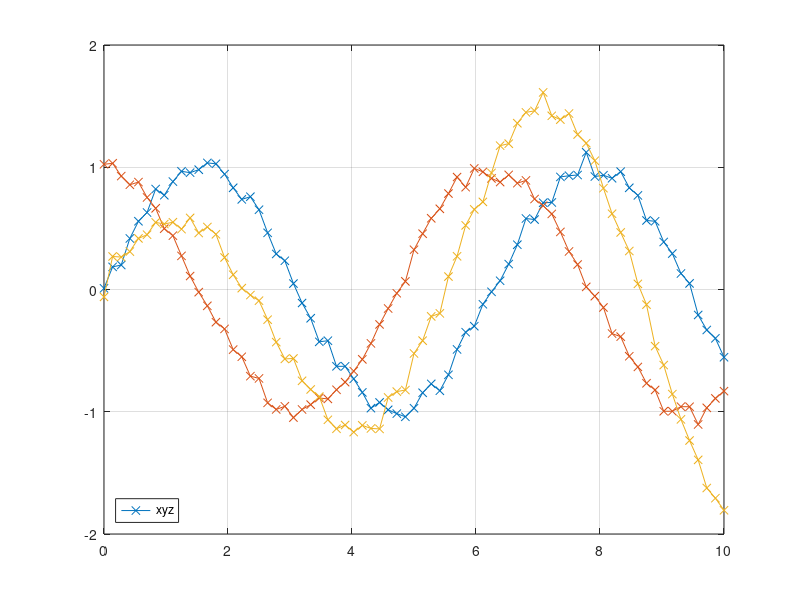

Source code (MATLAB): (Note: this script raises an error after producing the figure.)
%% Modifying a Local Function
% Instructions are in the task pane to the left. Complete and submit each task one at a time.

% This code loads the data and plots the distribution of total medal counts
rng(123)
n = 73;
t = linspace(0,10,n);
x = sin(t) + 0.05*randn(1,n);
y = cos(t) + 0.05*randn(1,n);
z = 0.4*sqrt(t).*(sin(t)+cos(t)) + 0.05*randn(1,n);

plot(t,x,"x-",t,y,"x-",t,z,"x-")
grid
legend(["x","y","z"],"Location","southwest")

%% Task 1
y0 = 0.4;
yline(y0)

tzerox = findcrossing(t,x,y0)
tzeroy = findcrossing(t,y,y0)

%% Task 2
tcross=findcrossing(t,x,y)

function xcross = findcrossing(x,y,z)
y = y - z;
% Indices where current value and next value have opposite sign
idx = find(y(1:end-1).*y(2:end) <= 0);
% Linear interpolation between indices and next point
xcross = (x(idx).*y(idx+1) - x(idx+1).*y(idx))./(y(idx+1)-y(idx));
end
